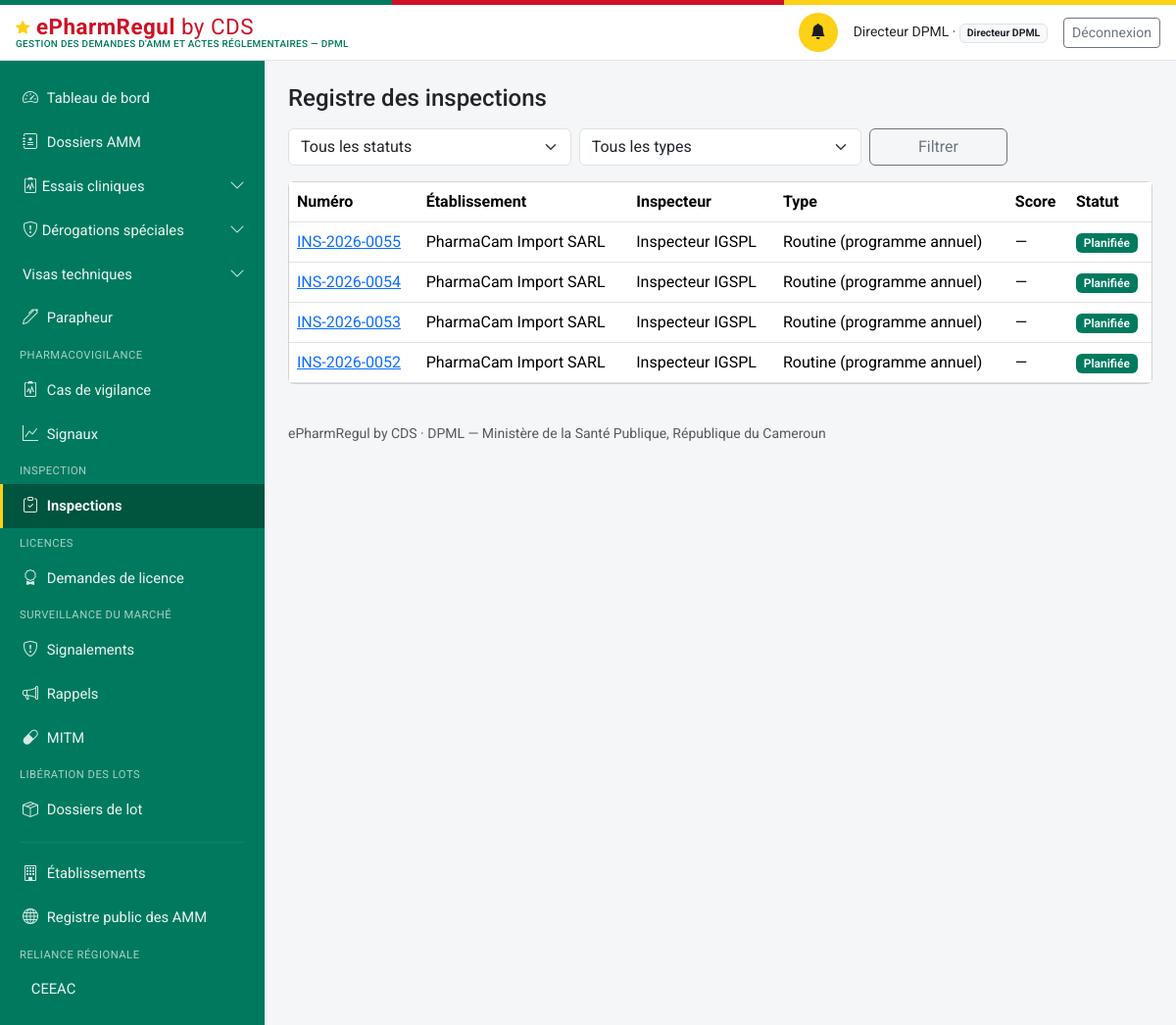
/inspections (signed in), run on an earlier commit of the app's database.
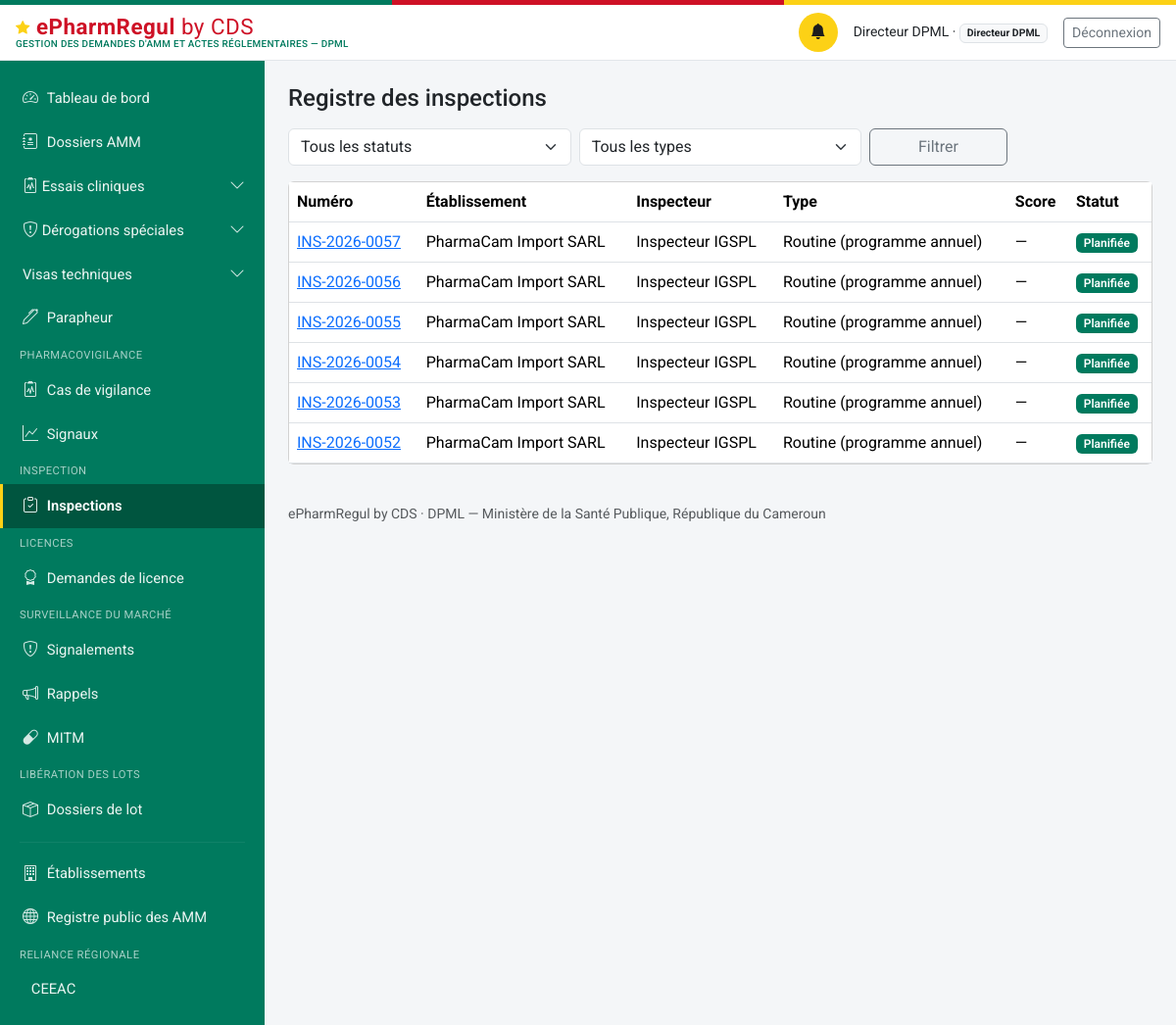
And on a later commit of the database.
### models.py (models this page shows, shortened)
class Personne(db.Model):
    id = db.Column(db.Integer, primary_key=True)
    nom_complet = db.Column(db.String(200), nullable=False)
    email = db.Column(db.String(150), unique=True, nullable=False)  # identifiant de connexion
    password_hash = db.Column(db.String(255), nullable=False)
    role_systeme = db.Column(db.String(50), nullable=False)
    etablissement_rattachement_id = db.Column(db.Integer, db.ForeignKey("etablissement.id"), nullable=True)
    contact = db.Column(db.String(200))
    statut_compte = db.Column(db.String(20), nullable=False, default="actif")
    date_creation = db.Column(db.DateTime, default=datetime.utcnow)
    etablissement = db.relationship("Etablissement", foreign_keys=[etablissement_rattachement_id])
    @property
    def role_label(self):
        from permissions import ROLES
        return ROLES.get(self.role_systeme, self.role_systeme)
    @property
    def niveau(self):
        from permissions import niveau
        return niveau(self)
    @property
    def est_externe(self):
        from permissions import est_externe
        return est_externe(self.role_systeme)

class Inspection(db.Model):
    id = db.Column(db.Integer, primary_key=True)
    numero = db.Column(db.String(30), unique=True, nullable=False)  # INS-{annee}-{seq4}
    etablissement_id = db.Column(db.Integer, db.ForeignKey("etablissement.id"), nullable=False)
    inspecteur_id = db.Column(db.Integer, db.ForeignKey("personne.id"), nullable=False)
    type = db.Column(db.String(30), nullable=False, default="routine")
    date_planifiee = db.Column(db.Date, nullable=True)
    date_realisee = db.Column(db.DateTime, nullable=True)
    grille_json = db.Column(db.Text, default="[]")  # liste de GrilleItem, voir grille_ri.py
    score_conformite = db.Column(db.Integer, nullable=True)
    statut = db.Column(db.String(30), nullable=False, default="planifiee")
    plan_action = db.Column(db.Text, nullable=True)
    date_echeance_plan_action = db.Column(db.Date, nullable=True)
    non_conformite_grave = db.Column(db.Boolean, nullable=False, default=False)
    inspection_precedente_id = db.Column(db.Integer, db.ForeignKey("inspection.id"), nullable=True)  # suivi_programme
    date_creation = db.Column(db.DateTime, default=datetime.utcnow)
    date_maj = db.Column(db.DateTime, default=datetime.utcnow, onupdate=datetime.utcnow)
    etablissement = db.relationship("Etablissement", foreign_keys=[etablissement_id])
    inspecteur = db.relationship("Personne", foreign_keys=[inspecteur_id])
    inspection_precedente = db.relationship("Inspection", remote_side=[id])
    @property
    def grille(self):
        return json.loads(self.grille_json or "[]")

class Etablissement(db.Model):
    id = db.Column(db.Integer, primary_key=True)
    raison_sociale = db.Column(db.String(255), nullable=False)
    type = db.Column(db.String(40), nullable=False)
    adresse = db.Column(db.String(500))
    latitude = db.Column(db.Float, nullable=True)   # géolocalisation — exploité par le futur module RI
    longitude = db.Column(db.Float, nullable=True)
    statut_licence = db.Column(db.String(20), nullable=False, default="en_instruction")
    date_expiration_licence = db.Column(db.Date, nullable=True)
    pharmacien_responsable_id = db.Column(db.Integer, db.ForeignKey("personne.id"), nullable=True)
    categorie_activite = db.Column(db.String(30), nullable=True)
    pharmacien_responsable = db.relationship("Personne", foreign_keys=[pharmacien_responsable_id])

### routes_ri.py (the view)
@ri_bp.route("/inspections")
@login_required
@roles_required(*ROLES_RI)
def registre():
    executer_verifications_delais_ri()
    q = Inspection.query
    statut = request.args.get("statut", "")
    type_insp = request.args.get("type", "")
    if statut:
        q = q.filter_by(statut=statut)
    if type_insp:
        q = q.filter_by(type=type_insp)
    inspections = q.order_by(Inspection.date_creation.desc()).all()
    return render_template("inspection/registre.html", inspections=inspections, statut=statut, type_insp=type_insp)

### templates/inspection/registre.html (shortened to what this page needs)
{% extends "base.html" %}
{% block content %}
<div class="d-flex justify-content-between align-items-center mb-3">
  <h4 class="mb-0">Registre des inspections</h4>
</div>
<form method="get" class="row g-2 mb-3" role="search">
  <div class="col-md-4">
    <select class="form-select" id="statut" name="statut">
      <option value="">Tous les statuts</option>
    </select>
  </div>
  <div class="col-md-4">
    <select class="form-select" id="type" name="type">
      <option value="">Tous les types</option>
    </select>
  </div>
  <div class="col-md-2"><button class="btn btn-outline-secondary w-100">Filtrer</button></div>
</form>
<div class="card">
  <div class="table-responsive">
    <table class="table table-hover align-middle mb-0">
      <thead><tr><th>Numéro</th><th>Établissement</th><th>Inspecteur</th><th>Type</th><th>Score</th><th>Statut</th></tr></thead>
      <tbody>
        {% for i in inspections %}
        <tr>
          <td><a href="{{ url_for('ri.fiche', id=i.id) }}">{{ i.numero }}</a></td>
          <td>{{ i.etablissement.raison_sociale }}</td>
          <td>{{ i.inspecteur.nom_complet }}</td>
          <td>{{ TYPES_RI.get(i.type, i.type) }}</td>
          <td>{{ i.score_conformite ~ '%' if i.score_conformite is not none else "—" }}</td>
          <td><span class="badge bg-primary badge-statut">{{ STATUTS_RI.get(i.statut, i.statut) }}</span></td>
        </tr>
        {% else %}
        <tr><td colspan="6" class="text-center text-muted py-4">Aucun résultat ne correspond à ces critères.</td></tr>
        {% endfor %}
      </tbody>
    </table>
  </div>
</div>
{% endblock %}

### templates/base.html (shortened to what this page needs)
<!doctype html>
<html lang="fr">
<head>
<link href="https://cdn.jsdelivr.net/npm/bootstrap@5.3.3/dist/css/bootstrap.min.css" rel="stylesheet">
<link href="https://cdn.jsdelivr.net/npm/bootstrap-icons@1.11.3/font/bootstrap-icons.css" rel="stylesheet">
<link href="{{ url_for('static', filename='css/style.css') }}" rel="stylesheet">
</head>
<body>
<div class="sireph-flagbar" aria-hidden="true"><span></span><span></span><span></span></div>
<header class="sireph-topbar">
  <div class="container-fluid px-3 py-2 d-flex align-items-center justify-content-between">
    <div class="d-flex align-items-center gap-2">
      <a class="sireph-brand" href="{{ current_user and url_for('dashboard') or url_for('login') }}">
        <i class="bi bi-star-fill"></i> ePharmRegul <span class="fw-normal">by CDS</span>
        <small>Gestion des demandes d'AMM et actes réglementaires — DPML</small>
      </a>
    </div>
    {% if current_user %}
    <div class="d-flex align-items-center gap-3">
      <a href="{{ url_for('notifications_liste') }}" class="sireph-icon-btn" title="Notifications" aria-label="Notifications">
        <i class="bi bi-bell-fill"></i>
      </a>
      <span class="small d-none d-md-inline">{{ current_user.nom_complet }} ·
        <span class="badge bg-light text-dark border">{{ current_user.role_label }}</span></span>
      <a href="{{ url_for('logout') }}" class="btn btn-sm btn-outline-secondary">Déconnexion</a>
    </div>
    {% endif %}
  </div>
</header>
<div class="sireph-layout">
  {% if current_user %}
  <nav id="sireph-sidebar" class="offcanvas-lg offcanvas-start sireph-sidebar" tabindex="-1"
       aria-label="Navigation principale">
    <div class="offcanvas-body d-flex flex-column p-0">
      <ul class="nav nav-pills flex-column">
        {% for e in menu %}
        {% if e.enfants %}
        <li class="nav-item">
          <a class="nav-link d-flex align-items-center justify-content-between
                    {{ 'active' if e.actif }} {{ 'disabled text-secondary' if not e.accessible }}"
             {% if e.accessible %}
             data-bs-toggle="collapse" href="#groupe-{{ e.code }}" role="button"
             aria-expanded="{{ 'true' if e.ouvert else 'false' }}"
             aria-controls="groupe-{{ e.code }}"
             {% else %}
             href="#" tabindex="-1" aria-disabled="true"
             title="{{ e.motif }}" data-bs-toggle="tooltip"
             onclick="return false;"
             {% endif %}>
            <span><i class="bi {{ e.icone }}"></i> {{ e.libelle }}</span>
            {% if e.accessible %}
            <i class="bi bi-chevron-down small sireph-chevron"></i>
            {% else %}
            <i class="bi bi-slash-circle small" aria-hidden="true"></i>
            {% endif %}
          </a>
        </li>
        {% else %}
        <li class="nav-item">
          <a class="nav-link {{ 'active' if e.actif }}
                    {{ 'disabled text-secondary' if not e.accessible }}"
             {% if e.accessible %}href="{{ e.href }}"
             {% else %}href="#" tabindex="-1" aria-disabled="true"
             title="{{ e.motif }}" data-bs-toggle="tooltip"
             onclick="return false;"{% endif %}>
            <i class="bi {{ e.icone }}"></i> {{ e.libelle }}
          </a>
        </li>
        {% endif %}
        {% endfor %}
        {% if signatures_attendues is defined and current_user.niveau >= 2 %}
        <li class="nav-item">
          <a class="nav-link {{ 'active' if request.path == '/validation/parapheur' }}"
             href="{{ url_for('validation.parapheur') }}">
            <i class="bi bi-pen"></i> Parapheur
          </a>
        </li>
        {% endif %}
        {% if current_user.role_systeme in ("administrateur_dpml", "agent_vigilance", "directeur_dpml") %}
        <div class="sireph-sidebar-section">Pharmacovigilance</div>
        <li class="nav-item">
          <a class="nav-link {{ 'active' if request.path == url_for('vl.registre') }}" href="{{ url_for('vl.registre') }}">
            <i class="bi bi-clipboard2-pulse"></i> Cas de vigilance</a>
        </li>
        <li class="nav-item">
          <a class="nav-link {{ 'active' if request.path == url_for('vl.signaux') }}" href="{{ url_for('vl.signaux') }}">
            <i class="bi bi-graph-up"></i> Signaux</a>
        </li>
        {% endif %}
        {% if current_user.role_systeme in ("administrateur_dpml", "inspecteur_igspl", "directeur_dpml") or current_user.role_systeme == "inspecteur_igspl" %}
        <div class="sireph-sidebar-section">Inspection</div>
        {% if current_user.role_systeme in ("administrateur_dpml", "inspecteur_igspl", "directeur_dpml") %}
        <li class="nav-item">
          <a class="nav-link {{ 'active' if request.path == url_for('ri.registre') }}" href="{{ url_for('ri.registre') }}">
            <i class="bi bi-clipboard-check"></i> Inspections</a>
        </li>
        {% endif %}
        {% endif %}
        {% if current_user.role_systeme in ("administrateur_dpml", "agent_licences", "directeur_dpml") or (current_user.role_systeme == "demandeur_externe" and demandeur_a_licences) %}
        <div class="sireph-sidebar-section">Licences</div>
        <li class="nav-item">
          <a class="nav-link {{ 'active' if request.path == url_for('li.registre') }}" href="{{ url_for('li.registre') }}">
            <i class="bi bi-award"></i> Demandes de licence</a>
        </li>
        {% endif %}
        {% if current_user.role_systeme != "demandeur_externe" %}
        <div class="sireph-sidebar-section">Surveillance du marché</div>
        {% if current_user.role_systeme in ("administrateur_dpml", "agent_surveillance_marche", "directeur_dpml") %}
        <li class="nav-item">
          <a class="nav-link {{ 'active' if request.path == url_for('mc.registre') }}" href="{{ url_for('mc.registre') }}">
            <i class="bi bi-shield-exclamation"></i> Signalements</a>
        </li>
        {% endif %}
        <li class="nav-item">
          <a class="nav-link {{ 'active' if request.path == url_for('mc.rappels_public') }}" href="{{ url_for('mc.rappels_public') }}">
            <i class="bi bi-megaphone"></i> Rappels</a>
        </li>
        <li class="nav-item">
          <a class="nav-link {{ 'active' if request.path == url_for('mc.mitm') }}" href="{{ url_for('mc.mitm') }}">
            <i class="bi bi-capsule"></i> MITM</a>
        </li>
        {% endif %}
        {% if current_user.role_systeme in ("administrateur_dpml", "agent_laboratoire", "responsable_qualite_labo", "directeur_dpml") %}
        <div class="sireph-sidebar-section">Libération des lots</div>
        <li class="nav-item">
          <a class="nav-link {{ 'active' if request.path == url_for('lr.registre') }}" href="{{ url_for('lr.registre') }}">
            <i class="bi bi-box-seam"></i> Dossiers de lot</a>
        </li>
        {% endif %}
        {% if current_user.role_systeme != "demandeur_externe" %}
        <hr>
        <li class="nav-item">
          <a class="nav-link {{ 'active' if request.path == url_for('ri.etablissements_registre') }}" href="{{ url_for('ri.etablissements_registre') }}">
            <i class="bi bi-building"></i> Établissements</a>
        </li>
        <li class="nav-item">
          <a class="nav-link {{ 'active' if request.path == url_for('registre_public') }}" href="{{ url_for('registre_public') }}">
            <i class="bi bi-globe"></i> Registre public des AMM</a>
        </li>
        {% endif %}
        {% if peut_reliance %}
        <div class="sireph-sidebar-section">Reliance régionale</div>
        <li class="nav-item">
          <a class="nav-link {{ 'active' if request.path.startswith('/reliance') }}"
             href="{{ url_for('reliance.tableau_bord') }}">
             CEEAC
          </a>
        </li>
        {% endif %}
      </ul>
    </div>
  </nav>
  {% endif %}
  <main id="contenu-principal" class="sireph-content">
    {% block content %}{% endblock %}
    <footer class="text-muted small py-4 mt-3">
      ePharmRegul by CDS · DPML — Ministère de la Santé Publique, République du Cameroun
    </footer>
  </main>
</div>
</body>
</html>

What changed in the data, as far as the page shows it:
added Inspection: numero "INS-2026-0057", etablissement.raison_sociale "PharmaCam Import SARL", inspecteur.nom_complet "Inspecteur IGSPL", get "Routine (programme annuel)", score_conformite "—", get "Planifiée"
added Inspection: numero "INS-2026-0056", etablissement.raison_sociale "PharmaCam Import SARL", inspecteur.nom_complet "Inspecteur IGSPL", get "Routine (programme annuel)", score_conformite "—", get "Planifiée"
